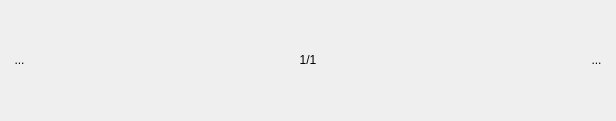
<?xml version="1.0" encoding="UTF-8"?>
<ui version="4.0">
 <class>MessageWidget</class>
 <widget class="QWidget" name="MessageWidget">
  <property name="geometry">
   <rect>
    <x>0</x>
    <y>0</y>
    <width>616</width>
    <height>121</height>
   </rect>
  </property>
  <property name="sizePolicy">
   <sizepolicy hsizetype="Expanding" vsizetype="Expanding">
    <horstretch>0</horstretch>
    <verstretch>0</verstretch>
   </sizepolicy>
  </property>
  <property name="minimumSize">
   <size>
    <width>130</width>
    <height>80</height>
   </size>
  </property>
  <property name="focusPolicy">
   <enum>Qt::NoFocus</enum>
  </property>
  <property name="locale">
   <locale language="English" country="UnitedStates"/>
  </property>
  <layout class="QVBoxLayout" name="verticalLayout">
   <property name="spacing">
    <number>0</number>
   </property>
   <property name="leftMargin">
    <number>0</number>
   </property>
   <property name="topMargin">
    <number>0</number>
   </property>
   <property name="rightMargin">
    <number>0</number>
   </property>
   <property name="bottomMargin">
    <number>0</number>
   </property>
   <item>
    <widget class="QWidget" name="widgetList" native="true">
     <property name="sizePolicy">
      <sizepolicy hsizetype="Preferred" vsizetype="Fixed">
       <horstretch>0</horstretch>
       <verstretch>0</verstretch>
      </sizepolicy>
     </property>
     <property name="minimumSize">
      <size>
       <width>140</width>
       <height>40</height>
      </size>
     </property>
     <property name="styleSheet">
      <string notr="true">border-top-left-radius:  15;
border-top-right-radius:  15;
padding-left:10px;
padding-right:10px;
padding-top:10px;
padding-bottom:10px;</string>
     </property>
     <layout class="QHBoxLayout" name="horizontalLayout">
      <property name="leftMargin">
       <number>0</number>
      </property>
      <property name="topMargin">
       <number>0</number>
      </property>
      <property name="rightMargin">
       <number>0</number>
      </property>
      <property name="bottomMargin">
       <number>0</number>
      </property>
      <item>
       <widget class="QToolButton" name="backButton">
        <property name="styleSheet">
         <string notr="true">background-color: none;</string>
        </property>
        <property name="text">
         <string notr="true">...</string>
        </property>
        <property name="icon">
         <iconset resource="../resources/resources.qrc">
          <normaloff>:/icons/back.svg</normaloff>:/icons/back.svg</iconset>
        </property>
       </widget>
      </item>
      <item>
       <widget class="QLabel" name="label">
        <property name="styleSheet">
         <string notr="true">border-radius:  0;
background-color: none;</string>
        </property>
        <property name="text">
         <string notr="true">1/1</string>
        </property>
        <property name="textFormat">
         <enum>Qt::PlainText</enum>
        </property>
        <property name="alignment">
         <set>Qt::AlignCenter</set>
        </property>
        <property name="textInteractionFlags">
         <set>Qt::NoTextInteraction</set>
        </property>
       </widget>
      </item>
      <item>
       <widget class="QToolButton" name="nextButton">
        <property name="styleSheet">
         <string notr="true">background-color: none;</string>
        </property>
        <property name="text">
         <string notr="true">...</string>
        </property>
        <property name="icon">
         <iconset resource="../resources/resources.qrc">
          <normaloff>:/icons/back.svg</normaloff>:/icons/back.svg</iconset>
        </property>
       </widget>
      </item>
     </layout>
    </widget>
   </item>
  </layout>
 </widget>
 <resources>
  <include location="../resources/resources.qrc"/>
 </resources>
 <connections/>
</ui>
